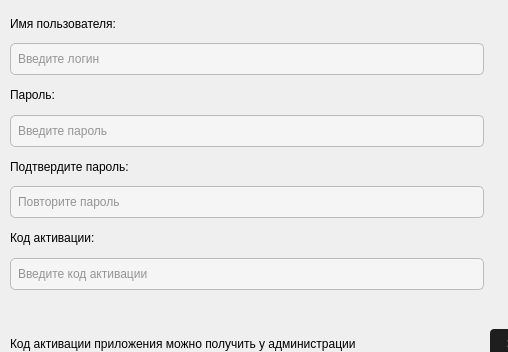
<?xml version="1.0" encoding="UTF-8"?>
<ui version="4.0">
 <class>Registration</class>
 <widget class="QDialog" name="Registration">
  <property name="geometry">
   <rect>
    <x>0</x>
    <y>0</y>
    <width>508</width>
    <height>352</height>
   </rect>
  </property>
  <property name="minimumSize">
   <size>
    <width>500</width>
    <height>335</height>
   </size>
  </property>
  <property name="maximumSize">
   <size>
    <width>50000</width>
    <height>500000</height>
   </size>
  </property>
  <property name="windowTitle">
   <string>Dialog</string>
  </property>
  <widget class="QWidget" name="gridLayoutWidget">
   <property name="geometry">
    <rect>
     <x>10</x>
     <y>10</y>
     <width>626</width>
     <height>349</height>
    </rect>
   </property>
   <layout class="QGridLayout" name="gridLayout">
    <item row="9" column="0">
     <widget class="QLabel" name="passwordMatchLabel">
      <property name="text">
       <string/>
      </property>
     </widget>
    </item>
    <item row="6" column="0">
     <widget class="QLineEdit" name="confirmPasswordLineEdit">
      <property name="styleSheet">
       <string notr="true">QLineEdit {
    background-color: #F5F5F5;
    color: #333333;
    border: 1px solid #BBBBBB;
    border-radius: 5px;
    padding: 5px;
    min-height: 20px;
}

QLineEdit:focus {
    border: 1px solid #707070;
}

QLineEdit:disabled {
    background-color: #E0E0E0;
    color: #9E9E9E;
}</string>
      </property>
      <property name="echoMode">
       <enum>QLineEdit::EchoMode::Password</enum>
      </property>
      <property name="placeholderText">
       <string>Повторите пароль</string>
      </property>
     </widget>
    </item>
    <item row="3" column="0">
     <widget class="QLabel" name="passwordLabel">
      <property name="text">
       <string>Пароль:</string>
      </property>
     </widget>
    </item>
    <item row="5" column="0">
     <widget class="QLabel" name="confirmPasswordLabel">
      <property name="text">
       <string>Подтвердите пароль:</string>
      </property>
     </widget>
    </item>
    <item row="8" column="0">
     <widget class="QLineEdit" name="activationCodeLineEdit">
      <property name="styleSheet">
       <string notr="true">QLineEdit {
    background-color: #F5F5F5;
    color: #333333;
    border: 1px solid #BBBBBB;
    border-radius: 5px;
    padding: 5px;
    min-height: 20px;
}

QLineEdit:focus {
    border: 1px solid #707070;
}

QLineEdit:disabled {
    background-color: #E0E0E0;
    color: #9E9E9E;
}</string>
      </property>
      <property name="maxLength">
       <number>12</number>
      </property>
      <property name="placeholderText">
       <string>Введите код активации</string>
      </property>
     </widget>
    </item>
    <item row="7" column="0">
     <widget class="QLabel" name="activationCodeLabel">
      <property name="text">
       <string>Код активации:</string>
      </property>
     </widget>
    </item>
    <item row="4" column="0">
     <widget class="QLineEdit" name="passwordLineEdit">
      <property name="styleSheet">
       <string notr="true">QLineEdit {
    background-color: #F5F5F5;
    color: #333333;
    border: 1px solid #BBBBBB;
    border-radius: 5px;
    padding: 5px;
    min-height: 20px;
}

QLineEdit:focus {
    border: 1px solid #707070;
}

QLineEdit:disabled {
    background-color: #E0E0E0;
    color: #9E9E9E;
}</string>
      </property>
      <property name="maxLength">
       <number>40</number>
      </property>
      <property name="echoMode">
       <enum>QLineEdit::EchoMode::Password</enum>
      </property>
      <property name="placeholderText">
       <string>Введите пароль</string>
      </property>
     </widget>
    </item>
    <item row="1" column="0">
     <widget class="QLabel" name="usernameLabel">
      <property name="text">
       <string>Имя пользователя:</string>
      </property>
     </widget>
    </item>
    <item row="2" column="0">
     <widget class="QLineEdit" name="usernameLineEdit">
      <property name="styleSheet">
       <string notr="true">QLineEdit {
    background-color: #F5F5F5;
    color: #333333;
    border: 1px solid #BBBBBB;
    border-radius: 5px;
    padding: 5px;
    min-height: 20px;
}

QLineEdit:focus {
    border: 1px solid #707070;
}

QLineEdit:disabled {
    background-color: #E0E0E0;
    color: #9E9E9E;
}</string>
      </property>
      <property name="maxLength">
       <number>20</number>
      </property>
      <property name="placeholderText">
       <string>Введите логин</string>
      </property>
     </widget>
    </item>
    <item row="10" column="0">
     <widget class="QLabel" name="label">
      <property name="enabled">
       <bool>true</bool>
      </property>
      <property name="text">
       <string>Код активации приложения можно получить у администрации</string>
      </property>
     </widget>
    </item>
    <item row="10" column="1">
     <widget class="QPushButton" name="registerButton">
      <property name="enabled">
       <bool>false</bool>
      </property>
      <property name="styleSheet">
       <string notr="true">QPushButton {
    padding: 8px 16px;
    background-color: #2D2D2D;
    border: none;
    border-radius: 4px;
}

QPushButton:hover {
    background-color: #3E3E3E;
}

QPushButton:disabled {
    background-color: #1E1E1E;
    color: #666666;
}QPushButton {
    padding: 8px 16px;
    background-color: #2D2D2D;
    border: none;
    border-radius: 4px;
}</string>
      </property>
      <property name="text">
       <string>Зарегистрироваться</string>
      </property>
     </widget>
    </item>
   </layout>
  </widget>
 </widget>
 <resources/>
 <connections/>
</ui>
